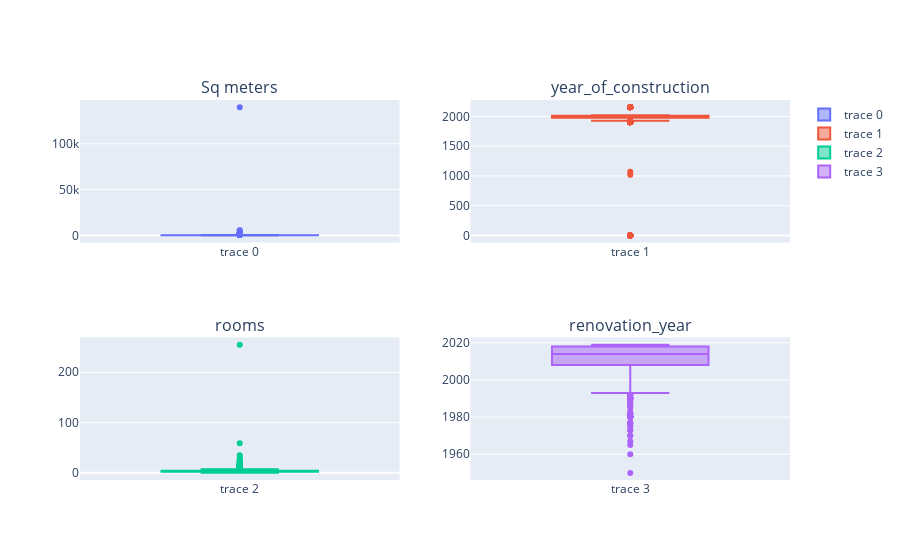

The notebook cell saved with this chart:
### Code cell
fig = make_subplots(
    rows=2, cols=2, subplot_titles=("Sq meters", "year_of_construction","rooms", "renovation_year")
)
fig.add_trace(go.Box( y=data["sq_meters"]), row=1, col=1)
fig.add_trace(go.Box(y=data["year_of_construction"]),row=1, col=2)
fig.add_trace(go.Box( y=data["rooms"]), row=2, col=1)
fig.add_trace(go.Box(y=data["renovation_year"]),row=2, col=2)
fig.show()

### Figure 1 — Plotly figure (JSON) as saved in the notebook; plotly's stock layout.template omitted (floating-point values rounded to 4 significant figures; data arrays with more than 128 entries replaced by an {"elided": "..."} marker saying what was removed)
{"data": [{"type": "box", "xaxis": "x", "y": {"elided": "15447 int values"}, "yaxis": "y"}, {"type": "box", "xaxis": "x2", "y": {"elided": "15447 int values"}, "yaxis": "y2"}, {"type": "box", "xaxis": "x3", "y": {"elided": "15447 int values"}, "yaxis": "y3"}, {"type": "box", "xaxis": "x4", "y": {"elided": "15447 int values"}, "yaxis": "y4"}], "layout": {"annotations": [{"font": {"size": 16}, "showarrow": false, "text": "Sq meters", "x": 0.225, "xanchor": "center", "xref": "paper", "y": 1, "yanchor": "bottom", "yref": "paper"}, {"font": {"size": 16}, "showarrow": false, "text": "year_of_construction", "x": 0.775, "xanchor": "center", "xref": "paper", "y": 1, "yanchor": "bottom", "yref": "paper"}, {"font": {"size": 16}, "showarrow": false, "text": "rooms", "x": 0.225, "xanchor": "center", "xref": "paper", "y": 0.375, "yanchor": "bottom", "yref": "paper"}, {"font": {"size": 16}, "showarrow": false, "text": "renovation_year", "x": 0.775, "xanchor": "center", "xref": "paper", "y": 0.375, "yanchor": "bottom", "yref": "paper"}], "xaxis": {"anchor": "y", "domain": [0, 0.45]}, "xaxis2": {"anchor": "y2", "domain": [0.55, 1]}, "xaxis3": {"anchor": "y3", "domain": [0, 0.45]}, "xaxis4": {"anchor": "y4", "domain": [0.55, 1]}, "yaxis": {"anchor": "x", "domain": [0.625, 1]}, "yaxis2": {"anchor": "x2", "domain": [0.625, 1]}, "yaxis3": {"anchor": "x3", "domain": [0, 0.375]}, "yaxis4": {"anchor": "x4", "domain": [0, 0.375]}}}
